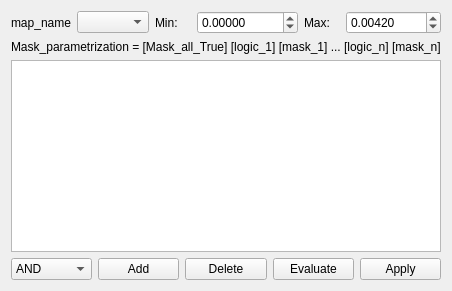
          <widget class="QWidget" name="tab6">
           <attribute name="title">
            <string>Parametrization</string>
           </attribute>
           <layout class="QGridLayout" name="gridLayout_28">
            <item row="2" column="0" colspan="5">
             <widget class="QTableView" name="tableView">
              <property name="sizePolicy">
               <sizepolicy hsizetype="Expanding" vsizetype="Preferred">
                <horstretch>0</horstretch>
                <verstretch>1</verstretch>
               </sizepolicy>
              </property>
             </widget>
            </item>
            <item row="3" column="0">
             <widget class="QComboBox" name="comboBox_param_logic">
              <item>
               <property name="text">
                <string>AND</string>
               </property>
              </item>
              <item>
               <property name="text">
                <string>OR</string>
               </property>
              </item>
              <item>
               <property name="text">
                <string>NOT</string>
               </property>
              </item>
             </widget>
            </item>
            <item row="3" column="3">
             <widget class="QPushButton" name="btn_mask_param_evaluate">
              <property name="sizePolicy">
               <sizepolicy hsizetype="Preferred" vsizetype="Fixed">
                <horstretch>0</horstretch>
                <verstretch>0</verstretch>
               </sizepolicy>
              </property>
              <property name="text">
               <string>Evaluate</string>
              </property>
             </widget>
            </item>
            <item row="3" column="4">
             <widget class="QPushButton" name="btn_mask_param_apply">
              <property name="sizePolicy">
               <sizepolicy hsizetype="Preferred" vsizetype="Fixed">
                <horstretch>0</horstretch>
                <verstretch>0</verstretch>
               </sizepolicy>
              </property>
              <property name="text">
               <string>Apply</string>
              </property>
             </widget>
            </item>
            <item row="3" column="2">
             <widget class="QPushButton" name="btn_mask_param_delete">
              <property name="sizePolicy">
               <sizepolicy hsizetype="Preferred" vsizetype="Fixed">
                <horstretch>0</horstretch>
                <verstretch>0</verstretch>
               </sizepolicy>
              </property>
              <property name="text">
               <string>Delete</string>
              </property>
             </widget>
            </item>
            <item row="0" column="0" colspan="5">
             <layout class="QHBoxLayout" name="horizontalLayout_4">
              <item>
               <widget class="QLabel" name="label_29">
                <property name="sizePolicy">
                 <sizepolicy hsizetype="Minimum" vsizetype="Minimum">
                  <horstretch>0</horstretch>
                  <verstretch>0</verstretch>
                 </sizepolicy>
                </property>
                <property name="text">
                 <string>map_name</string>
                </property>
               </widget>
              </item>
              <item>
               <widget class="QComboBox" name="comboBox_param_xmap_name"/>
              </item>
              <item>
               <widget class="QLabel" name="label_param_minval">
                <property name="sizePolicy">
                 <sizepolicy hsizetype="Expanding" vsizetype="Preferred">
                  <horstretch>0</horstretch>
                  <verstretch>0</verstretch>
                 </sizepolicy>
                </property>
                <property name="text">
                 <string>Min:</string>
                </property>
               </widget>
              </item>
              <item>
               <widget class="QDoubleSpinBox" name="doubleSpinBox_param_vbeg">
                <property name="decimals">
                 <number>5</number>
                </property>
                <property name="minimum">
                 <double>-99999.000000000000000</double>
                </property>
                <property name="maximum">
                 <double>99999.000000000000000</double>
                </property>
                <property name="value">
                 <double>0.000000000000000</double>
                </property>
               </widget>
              </item>
              <item>
               <widget class="QLabel" name="label_param_maxval">
                <property name="sizePolicy">
                 <sizepolicy hsizetype="Expanding" vsizetype="Preferred">
                  <horstretch>0</horstretch>
                  <verstretch>0</verstretch>
                 </sizepolicy>
                </property>
                <property name="text">
                 <string>Max:</string>
                </property>
               </widget>
              </item>
              <item>
               <widget class="QDoubleSpinBox" name="doubleSpinBox_param_vend">
                <property name="decimals">
                 <number>5</number>
                </property>
                <property name="minimum">
                 <double>-9999.000000000000000</double>
                </property>
                <property name="maximum">
                 <double>9999.000000000000000</double>
                </property>
                <property name="value">
                 <double>0.004200000000000</double>
                </property>
               </widget>
              </item>
             </layout>
            </item>
            <item row="3" column="1">
             <widget class="QPushButton" name="btn_mask_param_add">
              <property name="sizePolicy">
               <sizepolicy hsizetype="Preferred" vsizetype="Fixed">
                <horstretch>0</horstretch>
                <verstretch>0</verstretch>
               </sizepolicy>
              </property>
              <property name="text">
               <string>Add</string>
              </property>
             </widget>
            </item>
            <item row="1" column="0" colspan="5">
             <widget class="QLabel" name="label_42">
              <property name="text">
               <string>Mask_parametrization = [Mask_all_True] [logic_1] [mask_1] ... [logic_n] [mask_n]</string>
              </property>
             </widget>
            </item>
           </layout>
          </widget>
